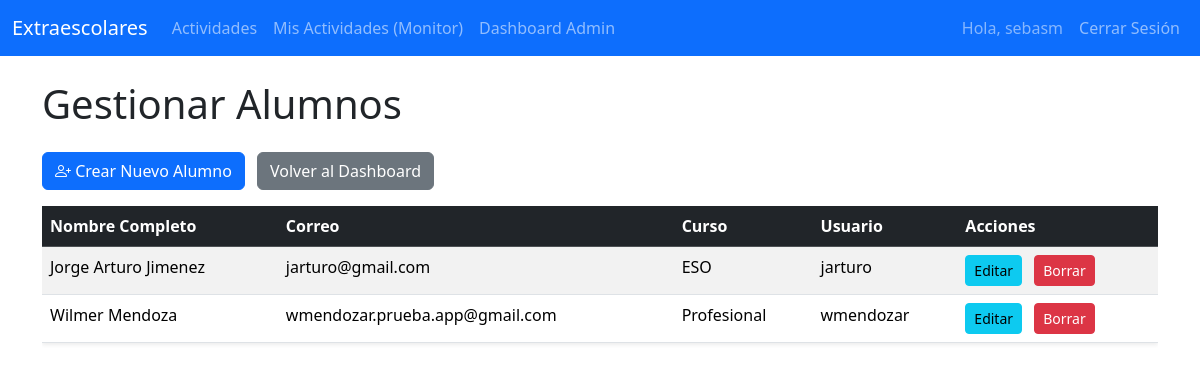
Before: /actividades/admin-dashboard/alumnos/ (signed in) with the older database file.
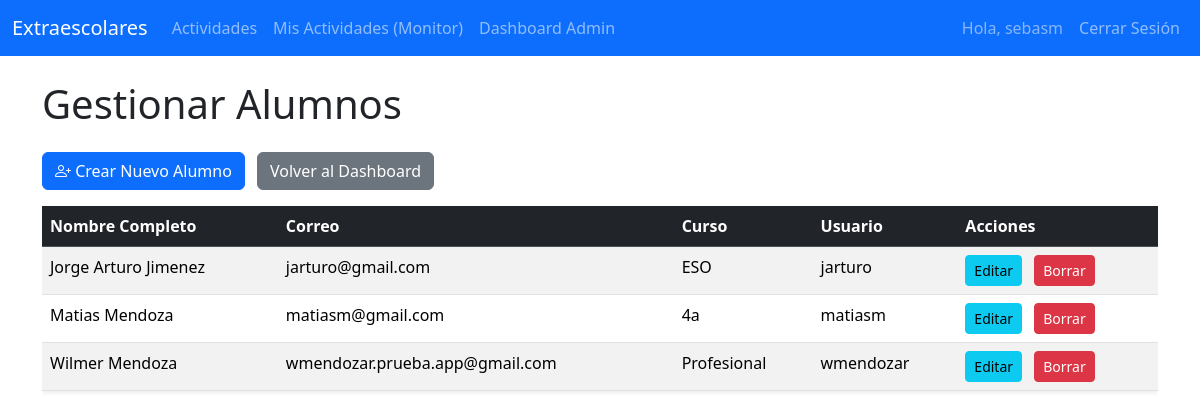
After: the same page with the newer database file.
### actividades/models.py (models this page shows, shortened)
class Alumno(models.Model):
    usuario = models.OneToOneField(User, on_delete=models.CASCADE)
    nombre_completo = models.CharField(max_length=200)
    correo = models.EmailField(unique=True) # El correo será único
    curso = models.CharField(max_length=50)

### actividades/views.py (the view)
# urls.py: path('admin-dashboard/alumnos/', views.admin_lista_alumnos, name='admin_lista_alumnos'),
@login_required
@user_passes_test(is_admin, login_url='/login/')
def admin_lista_alumnos(request):
    alumnos = Alumno.objects.all().order_by('nombre_completo')
    context = {'alumnos': alumnos}
    return render(request, 'actividades/admin_lista_alumnos.html', context)

### actividades/views.py (called while the page is built)
def is_admin(user):
    return user.is_authenticated and user.is_staff

### templates/actividades/admin_lista_alumnos.html (shortened to what this page needs)
{% extends 'base.html' %}
{% block content %}
<h1 class="mb-4">Gestionar Alumnos</h1>
<a href="{% url 'admin_crear_alumno' %}" class="btn btn-primary mb-3">
    <i class="bi bi-person-plus"></i> Crear Nuevo Alumno
</a>
<a href="{% url 'admin_dashboard' %}" class="btn btn-secondary mb-3 ms-2">
    Volver al Dashboard
</a>
{% if alumnos %}
    <div class="table-responsive">
        <table class="table table-hover table-striped shadow-sm">
            <thead class="table-dark">
                <tr>
                    <th>Nombre Completo</th>
                    <th>Correo</th>
                    <th>Curso</th>
                    <th>Usuario</th>
                    <th>Acciones</th>
                </tr>
            </thead>
            <tbody>
                {% for alumno in alumnos %}
                <tr>
                    <td>{{ alumno.nombre_completo }}</td>
                    <td>{{ alumno.correo }}</td>
                    <td>{{ alumno.curso }}</td>
                    <td>{{ alumno.usuario.username }}</td>
                    <td>
                        <a href="{% url 'admin_editar_alumno' alumno.id %}" class="btn btn-sm btn-info me-2">Editar</a>
                        <a href="{% url 'admin_borrar_alumno' alumno.id %}" class="btn btn-sm btn-danger">Borrar</a>
                    </td>
                </tr>
                {% endfor %}
            </tbody>
        </table>
    </div>
{% else %}
    <div class="alert alert-info" role="alert">
        No hay alumnos registrados.
    </div>
{% endif %}
{% endblock %}

Changed rows visible on the page:
added Alumno: nombre_completo "Matias Mendoza", correo "matiasm@gmail.com", curso "4a", usuario.username "matiasm"
